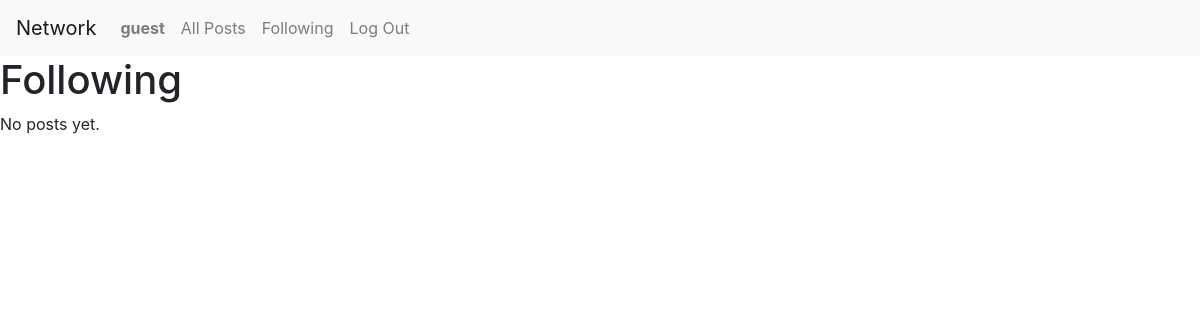
Before: /following (signed in) with the older database file.
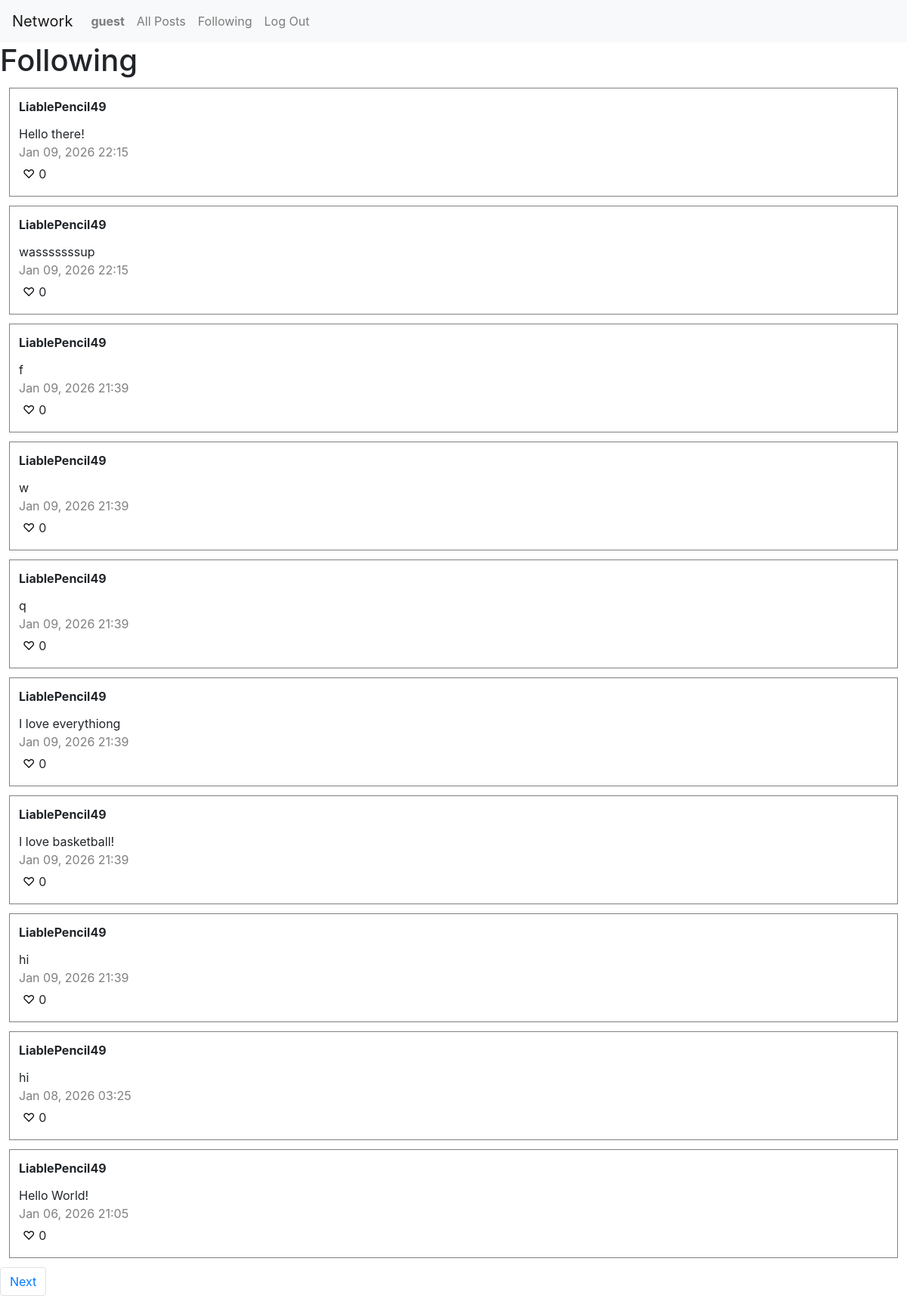
After: the same page with the newer database file.
### network/models.py (models this page shows)
class Post(models.Model):
    creator = models.ForeignKey(User, on_delete=models.CASCADE, related_name="posts")
    content = models.TextField(max_length=2000)
    timestamp = models.DateTimeField(auto_now_add=True)

class User(AbstractUser):
    pass

### network/views.py (the view)
# urls.py: path("following", views.following_view, name="following"),
@login_required
def following_view(request):
    if request.method == "GET":
        followed_users = User.objects.filter(followers__follower=request.user)
        posts = Post.objects.filter(creator__in=followed_users).order_by("-timestamp")
        page_number = request.GET.get('page')
        page = pagination(posts, page_number)
        liked = []
        for post in posts:
            if Like.objects.filter(liker=request.user, post=post).exists():
                liked.append(post)
        return render(request, "network/following.html", { "page": page, "liked": liked })

### network/views.py (called while the page is built)
def pagination(posts, page_number):
    paginator = Paginator(posts, 10)
    try:
        page = paginator.page(page_number)
    except PageNotAnInteger:
        page = paginator.page(1)
    except EmptyPage:
        page = paginator.page(paginator.num_pages)
    return page

### network/templates/network/following.html (shortened to what this page needs)
{% extends "network/layout.html" %}
{% block body %}
    <h1>Following</h1>
<div class="posts">
    {% for post in page %}
        <div class="post">
            <strong><a class="username" href="{% url 'profile' username=post.creator.username %}">{{ post.creator.username }}</a></strong>
            <p id="content">{{ post.content }}</p>
            <p id="timestamp">{{ post.timestamp|date:"M d, Y H:i" }}</p>
            <button data-post-id="{{ post.id }}" class="{% if post in liked %}filled heart{% else %}heart{% endif %}">{% if post in liked %}&#9829;{% else %}&#9825;{% endif %}</button><span id="likes-{{ post.id }}">{{ post.likes.count }}</span>
        </div>
    {% empty %}
        <p>No posts yet.</p>
    {% endfor %}
</div>
<ul class="pagination">
    {% if page.has_next %}
    <li class="page-item"><a class="page-link" href="?page={{ page.next_page_number }}">Next</a></li>
    {% endif %}
</ul>
{% endblock %}

Changed rows visible on the page:
added Post: creator.username "LiablePencil49", content "Hello there!", timestamp "Jan 09, 2026 22:15", likes.count "0"
added Post: creator.username "LiablePencil49", content "wasssssssup", timestamp "Jan 09, 2026 22:15", likes.count "0"
added Post: creator.username "LiablePencil49", content "f", timestamp "Jan 09, 2026 21:39", likes.count "0"
added Post: creator.username "LiablePencil49", content "w", timestamp "Jan 09, 2026 21:39", likes.count "0"
added Post: creator.username "LiablePencil49", content "q", timestamp "Jan 09, 2026 21:39", likes.count "0"
added Post: creator.username "LiablePencil49", content "I love everythiong", timestamp "Jan 09, 2026 21:39", likes.count "0"
added Post: creator.username "LiablePencil49", content "I love basketball!", timestamp "Jan 09, 2026 21:39", likes.count "0"
added Post: creator.username "LiablePencil49", content "hi", timestamp "Jan 09, 2026 21:39", likes.count "0"
now on this page (row unchanged): Post: creator.username "LiablePencil49", content "hi", timestamp "Jan 08, 2026 03:25", likes.count "0"
now on this page (row unchanged): Post: creator.username "LiablePencil49", content "Hello World!", timestamp "Jan 06, 2026 21:05", likes.count "0"
Other visible differences:
text no longer shown: "No posts yet."
text now shown: "Next"
